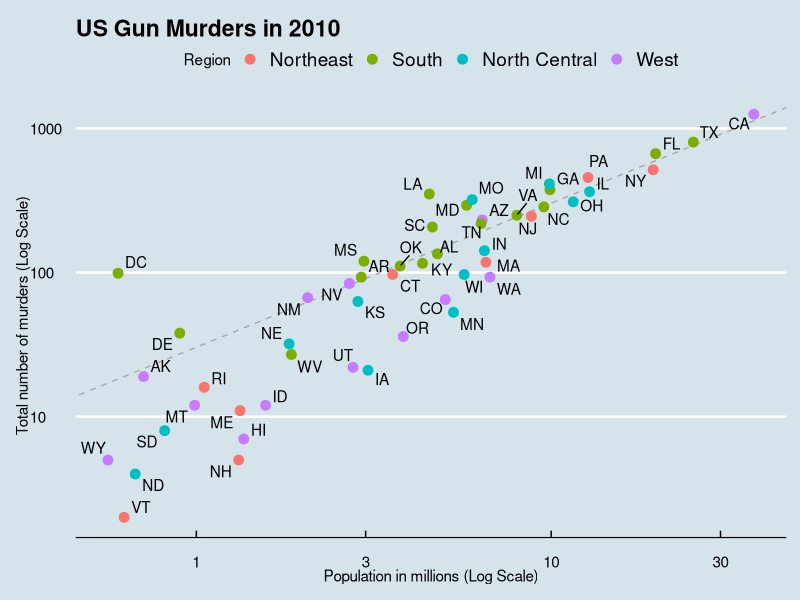

Write R code to recreate this figure.
#Load important libraries
library(dslabs)
library(dplyr)
library(ggplot2)
library(ggthemes)
library(ggrepel)

#Load dataset that we will work with
data("murders")

#Define the intercept
r <- murders %>%
  summarize(rate = sum(total) / sum(population) * 10^6) %>%
  pull(rate)

#Make the plot
p <- murders %>% ggplot(aes(population / 10^6, total, label = abb))+
  geom_abline(intercept = log10(r), lty = 2, color = "darkgrey")+
  geom_point(aes(col = region), size = 3)+
  geom_text_repel()+
  scale_x_log10() + scale_y_log10()+
  xlab("Population in millions (Log Scale)")+
  ylab("Total number of murders (Log Scale)")+
  ggtitle("US Gun Murders in 2010")+
  scale_color_discrete(name = "Region")+
  theme_economist()

#Show the graph
print(p)
